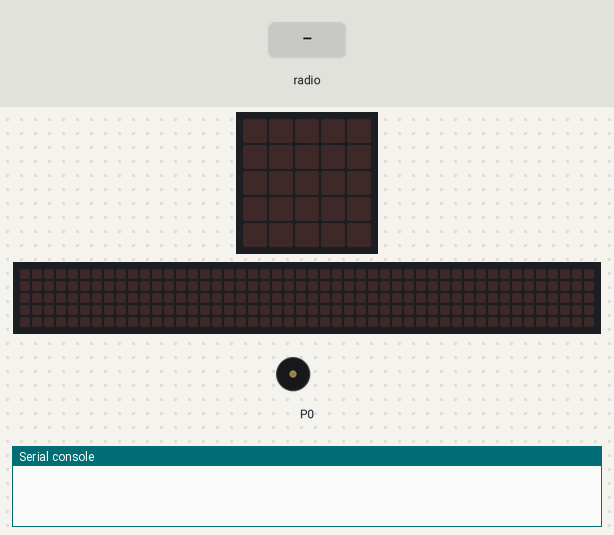
The program below on a simulated BBC micro:bit running MicroPython. Shown: the board's 5×5 LED display, a strip that is not on the board, showing the scrolling text unrolled, buzzer (waves = sounding), the last lines printed to the serial console. The inputs (shaded band) are chosen by the test bench. The 48×5 strip is a reading aid, not a part: it shows the text the display is scrolling, unrolled, one strip-width of it at a time; data-log rows are listed on the console.

Above: at 1.2 s.
1.3 s: radio message "Mi" arrives
At 1.54 s:
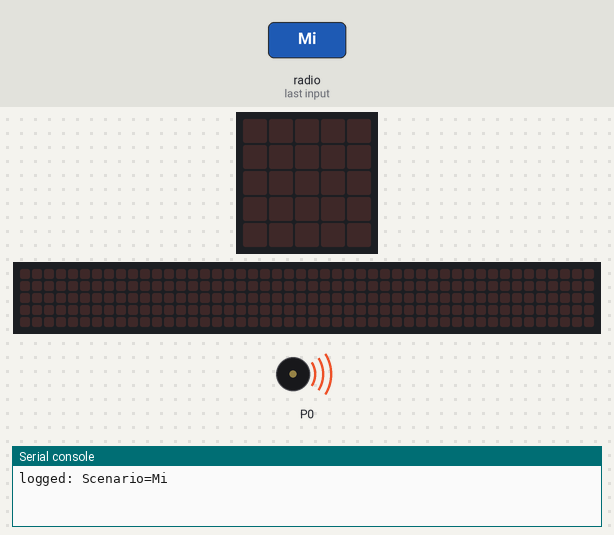
At 5.37 s:
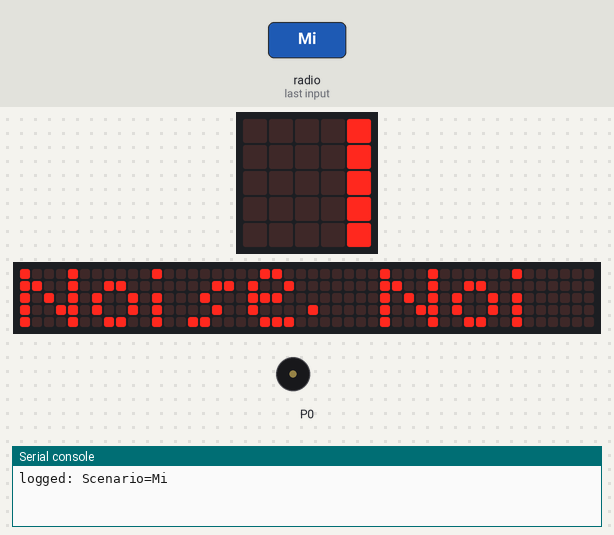
Timing chart, 0 to 6.9 s (numbered marks = the images above; inputs shaded):
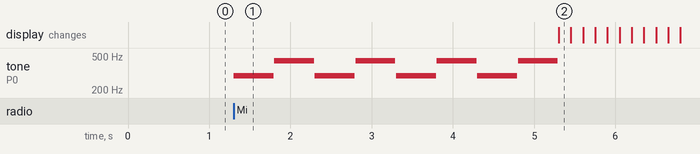

Measured:
- after the input at 1.3 s, tone on P0: silent → 294 Hz at once, then repeats every 1.0 s: silent 0.01 s, 440 Hz 0.49 s, silent 0.01 s, 294 Hz 0.49 s, until it stays silent from 5.3 s

The program:

MicroBitProject2.py
```python
from microbit import *
import music
import radio
import log
radio.config(group=4)
radio.on()

while True:

    message=radio.receive()
    if message == "Mi":
        log.add({'Scenario':message})
        for i in range(1,5):
            music.play(['d', 'a'])
        music.stop()
        display.scroll('Noise. Noise.')
    elif message == "Ma":
        log.add({'Scenario':message})
        for i in range(1,5):
            music.play(['c', 'g'])
        music.stop()
        display.scroll('Door. Door')
```
